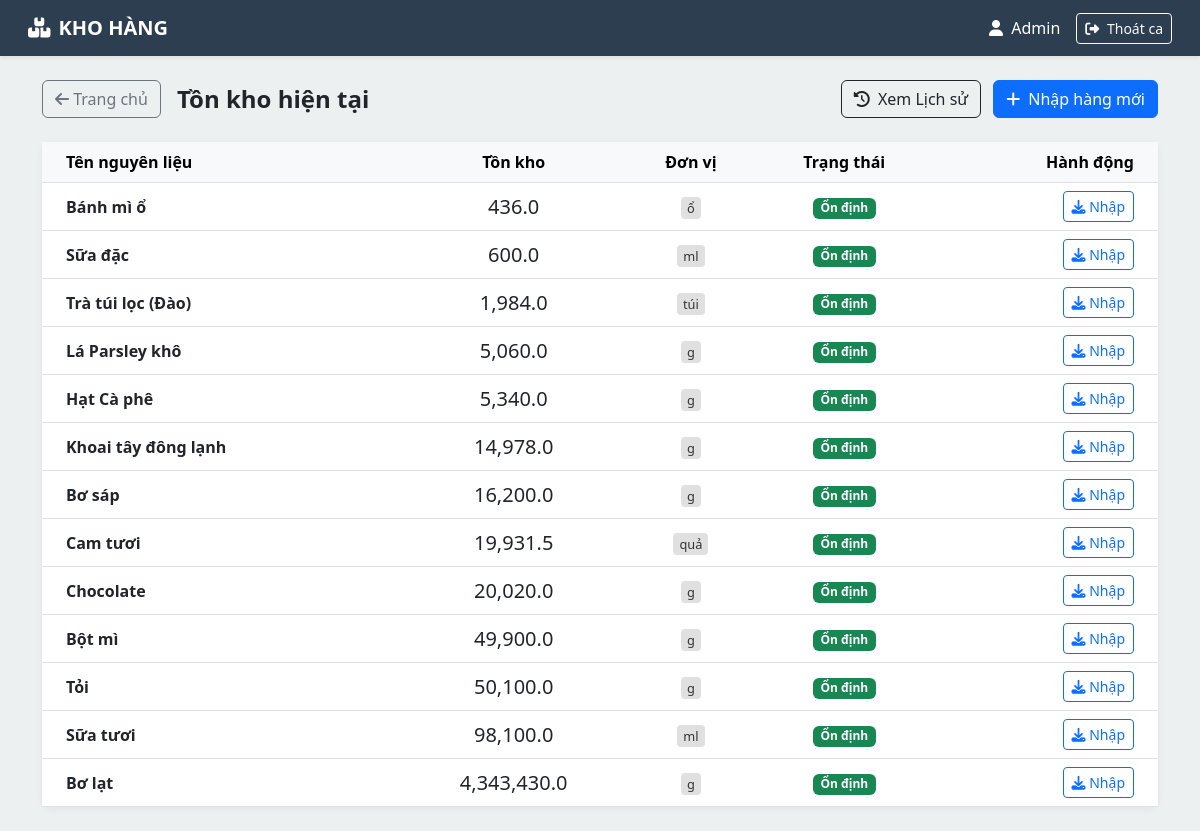
Before: /warehouse/index.php (signed in) with the older database file.
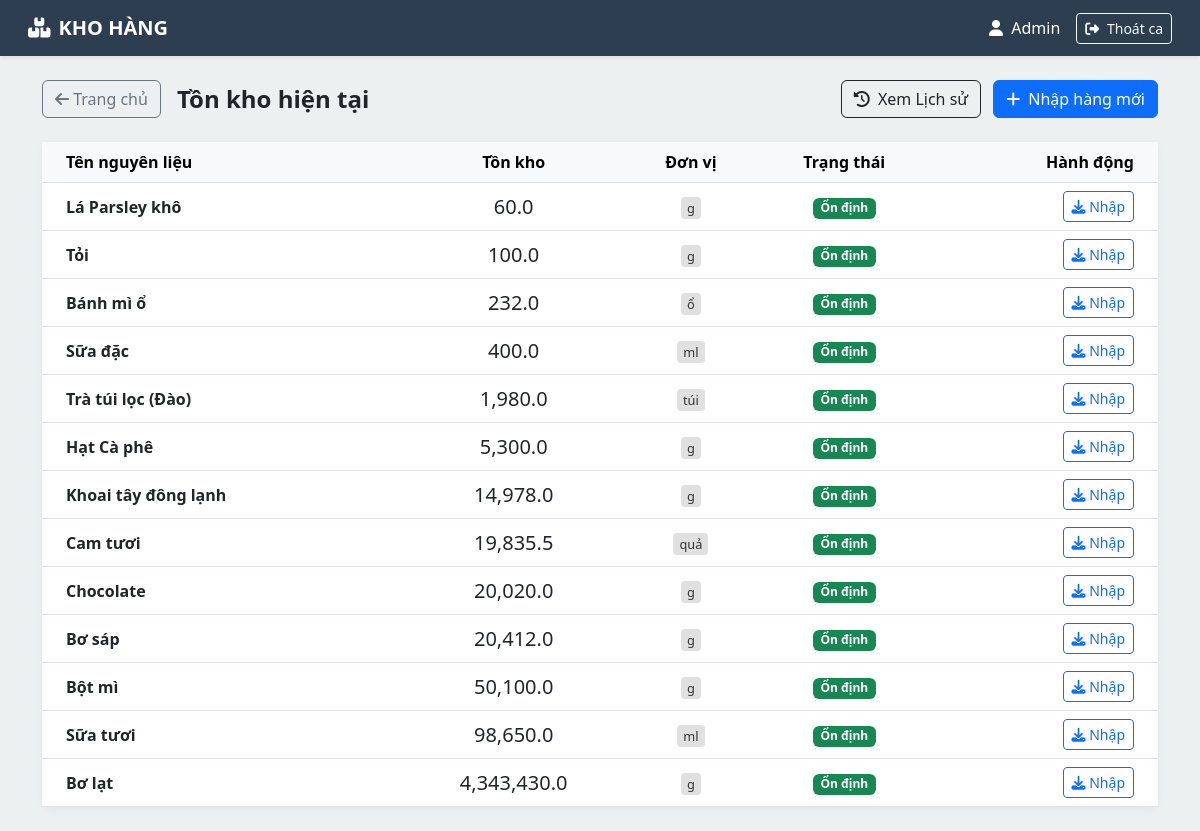
After: the same page with the newer database file.
### tables this page shows
CREATE TABLE `ingredients` (
  `id` int(11) NOT NULL,
  `name` varchar(100) NOT NULL,
  `unit` varchar(20) NOT NULL,
  `quantity` float DEFAULT 0,
  `min_quantity` float DEFAULT 10,
  `last_updated` timestamp NOT NULL DEFAULT current_timestamp() ON UPDATE current_timestamp()
);

### warehouse/index.php (the view, shortened to what this page needs)
<?php
require_once '../includes/db_connection.php';
$query = "SELECT * FROM ingredients ORDER BY quantity ASC";
$result = $mysqli->query($query);
?>
<!DOCTYPE html>
<html lang="vi">
<head>
    <link href="https://cdn.jsdelivr.net/npm/bootstrap@5.3.0/dist/css/bootstrap.min.css" rel="stylesheet">
    <link rel="stylesheet" href="https://cdnjs.cloudflare.com/ajax/libs/font-awesome/6.4.0/css/all.min.css">
</head>
<body>
<nav class="navbar navbar-expand-lg navbar-wh px-3 py-2 shadow-sm">
    <div class="container-fluid">
        <a class="navbar-brand text-white fw-bold" href="#"><i class="fa-solid fa-boxes-stacked me-2"></i>KHO HÀNG</a>
        <div class="d-flex align-items-center text-white">
            <span class="me-3"><i class="fa-solid fa-user me-1"></i> <?= $_SESSION['fullname'] ?? 'Thủ kho' ?></span>
            <button class="btn btn-sm btn-outline-light" onclick="confirmEndShiftWarehouse()">
    <i class="fa-solid fa-right-from-bracket me-1"></i> Thoát ca
</button>
        </div>
    </div>
</nav>
<div class="container py-4">
    <div class="row mb-4">
        <div class="col-md-12 d-flex justify-content-between align-items-center">
    <div class="d-flex align-items-center">
        <a href="../index.php" class="btn btn-outline-secondary me-3">
            <i class="fa-solid fa-arrow-left"></i> Trang chủ
        </a>
        <h4 class="fw-bold text-dark mb-0">Tồn kho hiện tại</h4>
    </div>
    <div>
        <a href="history.php" class="btn btn-outline-dark me-2">
            <i class="fa-solid fa-clock-rotate-left me-1"></i> Xem Lịch sử
        </a>
        <button class="btn btn-primary" onclick="openImportModal()">
            <i class="fa-solid fa-plus me-2"></i>Nhập hàng mới
        </button>
    </div>
</div>
    </div>
    <div class="card card-stock">
        <div class="card-body p-0">
            <table class="table table-hover align-middle mb-0">
                <thead class="table-light">
                    <tr>
                        <th class="ps-4">Tên nguyên liệu</th>
                        <th class="text-center">Tồn kho</th>
                        <th class="text-center">Đơn vị</th>
                        <th class="text-center">Trạng thái</th>
                        <th class="text-end pe-4">Hành động</th>
                    </tr>
                </thead>
                <tbody>
                    <?php while($row = $result->fetch_assoc()): ?>
                        <?php
                            $qty = (float)$row['quantity'];
                            $status_text = "Ổn định"; $status_class = "badge bg-success"; $row_class = "";
                        ?>
                        <tr class="<?= $row_class ?>">
                            <td class="ps-4 fw-bold"><?= $row['name'] ?></td>
                            <td class="text-center fs-5 <?= ($qty <= 0) ? 'text-danger fw-bold' : '' ?>"><?= number_format($qty, 1) ?></td>
                            <td class="text-center"><span class="unit-badge"><?= $row['unit'] ?></span></td>
                            <td class="text-center"><span class="<?= $status_class ?>"><?= $status_text ?></span></td>
                            <td class="text-end pe-4">
                                <button class="btn btn-sm btn-outline-primary"
                                        onclick="openImportModal('<?= $row['id'] ?>', '<?= $row['unit'] ?>')">
                                    <i class="fa-solid fa-download"></i> Nhập
                                </button>
                            </td>
                        </tr>
                    <?php endwhile; ?>
                </tbody>
            </table>
        </div>
    </div>
</div>
</body>
</html>

### warehouse/index.php (style rules this page uses)
:root { --wh-primary: #2c3e50; --wh-bg: #ecf0f1; }
body { background-color: var(--wh-bg); font-family: 'Segoe UI', sans-serif; }
.navbar-wh { background-color: var(--wh-primary); color: white; }
.card-stock { border: none; border-radius: 10px; box-shadow: 0 2px 10px rgba(0,0,0,0.05); }
.unit-badge { background: #e0e0e0; color: #333; font-size: 0.8em; padding: 2px 6px; border-radius: 4px; }

Changed rows visible on the page:
changed ingredients "Lá Parsley khô": quantity "5,060.0" → "60.0"; moves up the list
changed ingredients "Tỏi": quantity "50,100.0" → "100.0"; moves up the list
changed ingredients "Bánh mì ổ": quantity "436.0" → "232.0"
changed ingredients "Sữa đặc": quantity "600.0" → "400.0"
changed ingredients "Trà túi lọc (Đào)": quantity "1,984.0" → "1,980.0"
changed ingredients "Hạt Cà phê": quantity "5,340.0" → "5,300.0"
changed ingredients "Cam tươi": quantity "19,931.5" → "19,835.5"
changed ingredients "Bơ sáp": quantity "16,200.0" → "20,412.0"; moves down the list
changed ingredients "Bột mì": quantity "49,900.0" → "50,100.0"
changed ingredients "Sữa tươi": quantity "98,100.0" → "98,650.0"
